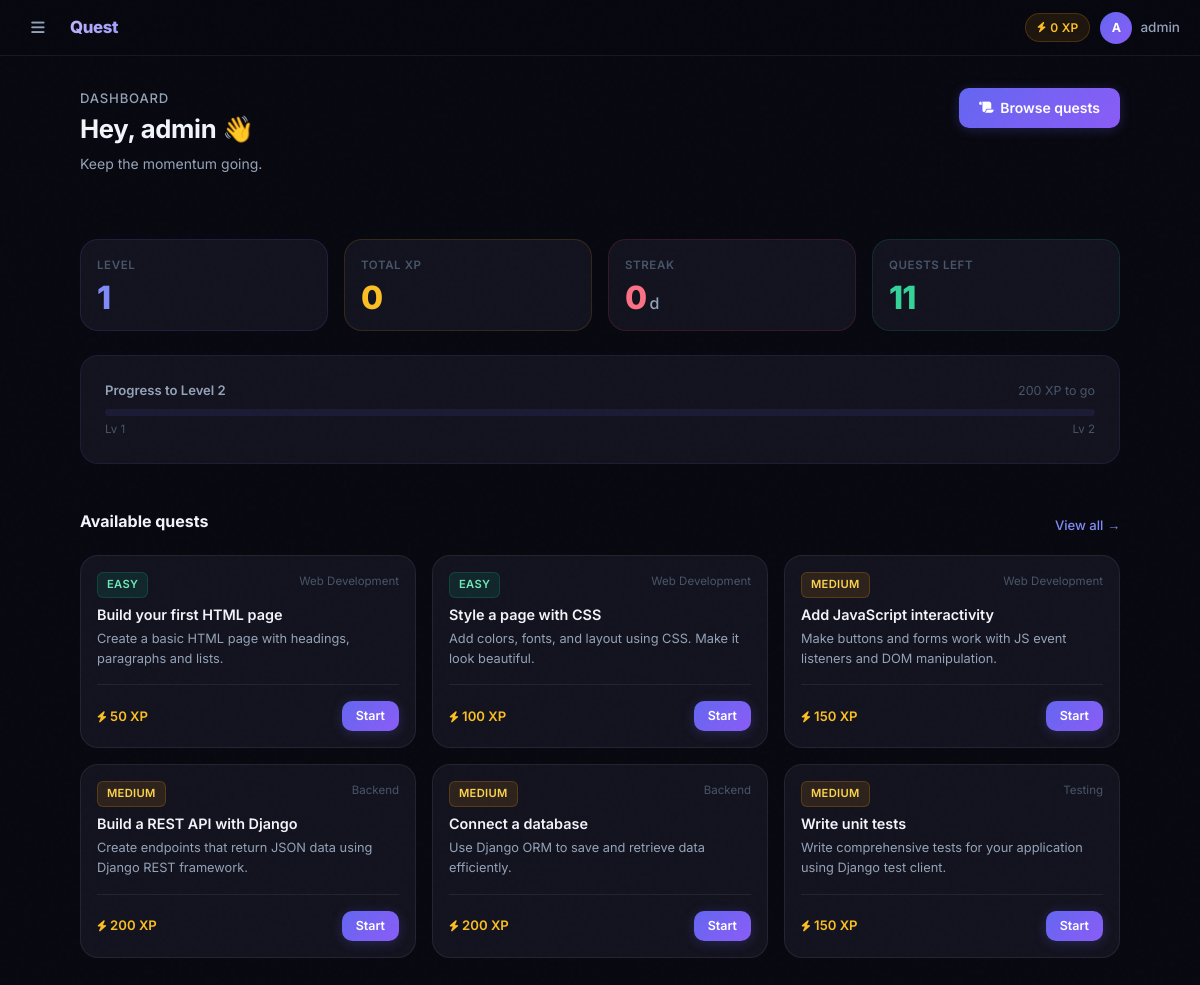
Screenshot of /dashboard/ (signed in) with the database file from the repository.
### quests/models.py (models this page shows, shortened)
class UserProfile(models.Model):
    user    = models.OneToOneField(User, on_delete=models.CASCADE)
    xp      = models.IntegerField(default=0)
    level   = models.IntegerField(default=1)
    streak  = models.IntegerField(default=0)

class Quest(models.Model):
    DIFFICULTY_CHOICES = [
        ('easy',   'Easy'),
        ('medium', 'Medium'),
        ('hard',   'Hard'),
        ('boss',   'Boss'),
    ]
    TYPE_CHOICES = [
        ('learning', 'Learning Quest'),
        ('coding',   'Coding Quest'),
        ('quiz',     'Quiz Quest'),
        ('project',  'Project Quest'),
        ('boss',     'Boss Quest'),
    ]
    title         = models.CharField(max_length=200)
    description   = models.TextField()
    content       = models.TextField(blank=True, default='',
                        help_text='Full learning content shown after quest completion.')
    xp_reward     = models.IntegerField(default=50)
    difficulty    = models.CharField(max_length=10,
                        choices=DIFFICULTY_CHOICES, default='easy')
    track         = models.CharField(max_length=100, default='General')
    quest_type    = models.CharField(max_length=10, choices=TYPE_CHOICES, default='learning')
    prerequisites = models.ManyToManyField('self', symmetrical=False,
                        blank=True, related_name='unlocks')

### quests/views.py (the view)
# urls.py: path('dashboard/',                    views.dashboard,      name='dashboard'),
@login_required
def dashboard(request):
    profile, _ = UserProfile.objects.get_or_create(user=request.user)
    completed_ids = CompletedQuest.objects.filter(
        user=request.user).values_list('quest_id', flat=True)
    quests = Quest.objects.exclude(id__in=completed_ids)
    xp_to_next = 200 - (profile.xp % 200)
    xp_percent = (profile.xp % 200) / 200 * 100
    return render(request, 'dashboard.html', {
        'profile': profile,
        'quests': quests,
        'xp_to_next': xp_to_next,
        'xp_percent': xp_percent,
    })

### quests/templates/dashboard.html (shortened to what this page needs)
{% extends 'base.html' %}
{% block content %}
<div class="d-flex align-items-start justify-content-between mb-5 flex-wrap gap-3">
  <div>
    <p style="color:var(--text-2);font-size:.82rem;font-weight:500;text-transform:uppercase;letter-spacing:.8px;margin-bottom:.3rem;">Dashboard</p>
    <h1 class="page-title" style="font-size:1.6rem;">Hey, {{ request.user.username }} 👋</h1>
    <p class="page-sub">Keep the momentum going.</p>
  </div>
  <a href="{% url 'quest_list' %}" class="btn-primary-ql">
    <i class="fas fa-scroll" style="font-size:.8rem;"></i> Browse quests
  </a>
</div>
<div class="row g-3 mb-4">
  {% with stats=profile %}
  <div class="col-6 col-lg-3">
    <div class="card p-3 card-lift" style="border-color:rgba(99,102,241,.15);">
      <div style="color:var(--text-3);font-size:.72rem;font-weight:600;text-transform:uppercase;letter-spacing:.6px;margin-bottom:.5rem;">Level</div>
      <div style="font-size:2rem;font-weight:800;color:var(--indigo-2);letter-spacing:-1px;line-height:1;">{{ profile.level }}</div>
    </div>
  </div>
  <div class="col-6 col-lg-3">
    <div class="card p-3 card-lift" style="border-color:rgba(245,158,11,.15);">
      <div style="color:var(--text-3);font-size:.72rem;font-weight:600;text-transform:uppercase;letter-spacing:.6px;margin-bottom:.5rem;">Total XP</div>
      <div style="font-size:2rem;font-weight:800;color:var(--amber-2);letter-spacing:-1px;line-height:1;">{{ profile.xp }}</div>
    </div>
  </div>
  <div class="col-6 col-lg-3">
    <div class="card p-3 card-lift" style="border-color:rgba(244,63,94,.15);">
      <div style="color:var(--text-3);font-size:.72rem;font-weight:600;text-transform:uppercase;letter-spacing:.6px;margin-bottom:.5rem;">Streak</div>
      <div style="font-size:2rem;font-weight:800;color:var(--rose-2);letter-spacing:-1px;line-height:1;">{{ profile.streak }}<span style="font-size:1rem;font-weight:500;color:var(--text-2);"> d</span></div>
    </div>
  </div>
  <div class="col-6 col-lg-3">
    <div class="card p-3 card-lift" style="border-color:rgba(16,185,129,.15);">
      <div style="color:var(--text-3);font-size:.72rem;font-weight:600;text-transform:uppercase;letter-spacing:.6px;margin-bottom:.5rem;">Quests left</div>
      <div style="font-size:2rem;font-weight:800;color:var(--emerald-2);letter-spacing:-1px;line-height:1;">{{ quests.count }}</div>
    </div>
  </div>
  {% endwith %}
</div>
<div class="card p-4 mb-5" style="border-color:rgba(99,102,241,.12);">
  <div class="d-flex justify-content-between align-items-center mb-2">
    <span style="font-size:.82rem;font-weight:600;color:var(--text-2);">Progress to Level {{ profile.level|add:1 }}</span>
    <span style="font-size:.78rem;color:var(--text-3);">{{ xp_to_next }} XP to go</span>
  </div>
  <div class="xp-track">
  </div>
  <div class="d-flex justify-content-between mt-1">
    <small style="color:var(--text-3);font-size:.72rem;">Lv {{ profile.level }}</small>
    <small style="color:var(--text-3);font-size:.72rem;">Lv {{ profile.level|add:1 }}</small>
  </div>
</div>
<div class="d-flex align-items-center justify-content-between mb-3">
  <h2 style="font-size:1rem;font-weight:700;color:var(--text);">Available quests</h2>
  <a href="{% url 'quest_list' %}" style="font-size:.82rem;color:var(--indigo-2);font-weight:500;">View all →</a>
</div>
<div class="row g-3">
  {% for quest in quests|slice:":6" %}
  <div class="col-md-6 col-lg-4">
    <div class="card p-3 h-100 card-lift d-flex flex-column">
      <div class="d-flex justify-content-between align-items-start mb-2">
        <span class="tag tag-{{ quest.difficulty }}">{{ quest.difficulty|upper }}</span>
        <span style="color:var(--text-3);font-size:.72rem;">{{ quest.track }}</span>
      </div>
      <h6 style="font-weight:600;font-size:.9rem;color:var(--text);margin-bottom:.35rem;">{{ quest.title }}</h6>
      <p style="color:var(--text-2);font-size:.8rem;line-height:1.55;flex-grow:1;margin:0;">{{ quest.description|truncatechars:80 }}</p>
      <div class="d-flex justify-content-between align-items-center mt-3 pt-3" style="border-top:1px solid var(--border);">
        <span style="color:var(--amber-2);font-weight:600;font-size:.82rem;"><i class="fas fa-bolt" style="font-size:.7rem;"></i> {{ quest.xp_reward }} XP</span>
        <a href="{% url 'quest_play' quest.id %}" class="btn-primary-ql" style="padding:5px 14px;font-size:.78rem;">Start</a>
      </div>
    </div>
  </div>
  {% endfor %}
</div>
{% endblock %}

### quests/templates/base.html (shortened to what this page needs)
<!DOCTYPE html>
<html lang="en">
<head>
  <link href="https://cdn.jsdelivr.net/npm/bootstrap@5.3.0/dist/css/bootstrap.min.css" rel="stylesheet">
  <link href="https://cdnjs.cloudflare.com/ajax/libs/font-awesome/6.4.0/css/all.min.css" rel="stylesheet">
</head>
<body>
<header class="topbar">
  {% if user.is_authenticated %}
  <button class="hamburger" id="sbToggle" aria-label="Menu">
    <i class="fas fa-bars"></i>
  </button>
  {% endif %}
  <a class="topbar-brand" href="{% url 'home' %}">Quest<span>Learn</span></a>
  <div class="topbar-right">
    {% if user.is_authenticated %}
      <span class="xp-chip d-none d-sm-flex align-items-center gap-1">
        <i class="fas fa-bolt" style="font-size:.65rem;"></i> {{ user.userprofile.xp }} XP
      </span>
      <div class="dropdown">
        <a href="#" class="dropdown-toggle d-flex align-items-center gap-2" data-bs-toggle="dropdown">
          <div class="avatar">{{ user.username|first|upper }}</div>
          <span class="d-none d-md-inline" style="color:var(--text-2);font-size:.845rem;font-weight:500;">{{ user.username }}</span>
        </a>
      </div>
    {% else %}
      <a href="{% url 'login' %}" class="btn-ghost btn-sm">Sign in</a>
      <a href="{% url 'signup' %}" class="btn-primary-ql btn-sm">Get started</a>
    {% endif %}
  </div>
</header>
<div class="main-wrap">
  <div class="page fade-up">
    {% block content %}{% endblock %}
  </div>
</div>
</body>
</html>

### quests/templates/base.html (style rules this page uses)
:root { --bg: #080810; --bg-2: #0d0d1a; --bg-3: #111120; --surface: #13131f; --surface-2: #1a1a2e; --border: rgba(255,255,255,.07); --border-2: rgba(255,255,255,.12); --indigo: #6366f1; --indigo-2: #818cf8; --violet: #8b5cf6; --violet-2: #a78bfa; --amber: #f59e0b; --amber-2: #fbbf24; --emerald: #10b981; --emerald-2: #34d399; --rose: #f43f5e; --rose-2: #fb7185; --text: #f1f5f9; --text-2: #94a3b8; --text-3: #475569; --sidebar-w: 260px; --topbar-h: 56px; --radius: 12px; --radius-lg: 18px; }
*, *::before, *::after { box-sizing: border-box; margin: 0; padding: 0; }
html { scroll-behavior: smooth; }
body { background: var(--bg); color: var(--text); font-family: 'Inter', system-ui, sans-serif; font-size: 15px; line-height: 1.6; min-height: 100vh; overflow-x: hidden; -webkit-font-smoothing: antialiased; }
a { text-decoration: none; color: inherit; }
body::after { content: ''; position: fixed; inset: 0; pointer-events: none; z-index: 9999; opacity: .4; }
.topbar { position: fixed; top: 0; left: 0; right: 0; height: var(--topbar-h); background: rgba(8,8,16,.85); backdrop-filter: blur(24px) saturate(180%); -webkit-backdrop-filter: blur(24px) saturate(180%); border-bottom: 1px solid var(--border); display: flex; align-items: center; padding: 0 1.25rem; gap: .875rem; z-index: 900; }
.topbar-brand { font-size: 1.05rem; font-weight: 800; letter-spacing: -.4px; background: linear-gradient(135deg, #c4b5fd, #818cf8); -webkit-background-clip: text; -webkit-text-fill-color: transparent; background-clip: text; white-space: nowrap; }
.topbar-brand span { opacity: .5; font-weight: 400; }
.hamburger { background: none; border: none; cursor: pointer; width: 36px; height: 36px; border-radius: 9px; color: var(--text-2); font-size: .95rem; display: flex; align-items: center; justify-content: center; transition: background .15s, color .15s; flex-shrink: 0; }
.topbar-right { margin-left: auto; display: flex; align-items: center; gap: .625rem; }
.xp-chip { background: rgba(245,158,11,.1); border: 1px solid rgba(245,158,11,.2); color: var(--amber-2); padding: 4px 11px; border-radius: 99px; font-size: .75rem; font-weight: 600; letter-spacing: .2px; }
.avatar { width: 32px; height: 32px; border-radius: 50%; background: linear-gradient(135deg, var(--indigo), var(--violet)); display: flex; align-items: center; justify-content: center; font-weight: 700; font-size: .78rem; color: #fff; border: 1.5px solid rgba(99,102,241,.35); flex-shrink: 0; }
.main-wrap { padding-top: var(--topbar-h); min-height: 100vh; position: relative; z-index: 1; }
.page { max-width: 1080px; margin: 0 auto; padding: 2rem 1.25rem; }
.card { background: var(--surface); border: 1px solid var(--border); border-radius: var(--radius-lg); transition: border-color .2s, box-shadow .2s, transform .2s; }
.xp-track { background: rgba(99,102,241,.1); border-radius: 99px; height: 7px; overflow: hidden; }
.btn-primary-ql { background: linear-gradient(135deg, var(--indigo), var(--violet)); color: #fff; border: none; border-radius: 10px; font-weight: 600; font-size: .875rem; padding: .55rem 1.25rem; transition: all .2s; box-shadow: 0 2px 12px rgba(99,102,241,.25); cursor: pointer; display: inline-flex; align-items: center; gap: .4rem; }
.tag { display: inline-flex; align-items: center; padding: 3px 9px; border-radius: 6px; font-size: .7rem; font-weight: 600; letter-spacing: .3px; }
.tag-easy { background: rgba(16,185,129,.12); color: #6ee7b7; border: 1px solid rgba(16,185,129,.2); }
.tag-medium { background: rgba(245,158,11,.12); color: #fcd34d; border: 1px solid rgba(245,158,11,.2); }
.dropdown-toggle::after { display: none; }
.page-title { font-size: 1.35rem; font-weight: 700; color: var(--text); letter-spacing: -.3px; }
.page-sub { font-size: .875rem; color: var(--text-2); margin-top: 2px; }
.fade-up { animation: fadeUp .35s ease both; }

### rows the page displays
UserProfile: level "1", xp "0", streak "0", level|add "2"
Quest: difficulty "EASY", track "Web Development", title "Build your first HTML page", description "Create a basic HTML page with headings, paragraphs and lists.", xp_reward "50"
Quest: difficulty "EASY", track "Web Development", title "Style a page with CSS", description "Add colors, fonts, and layout using CSS. Make it look beautiful.", xp_reward "100"
Quest: difficulty "MEDIUM", track "Web Development", title "Add JavaScript interactivity", description "Make buttons and forms work with JS event listeners and DOM manipulation.", xp_reward "150"
Quest: difficulty "MEDIUM", track "Backend", title "Build a REST API with Django", description "Create endpoints that return JSON data using Django REST framework.", xp_reward "200"
Quest: difficulty "MEDIUM", track "Backend", title "Connect a database", description "Use Django ORM to save and retrieve data efficiently.", xp_reward "200"
Quest: difficulty "MEDIUM", track "Testing", title "Write unit tests", description "Write comprehensive tests for your application using Django test client.", xp_reward "150"

### other values shown
{{ user.userprofile.xp }} "0"
{{ user.username|first|upper }} "A"
{{ user.username }} "admin"
{{ request.user.username }} "admin"
{{ quests.count }} "11"
{{ xp_to_next }} "200"
